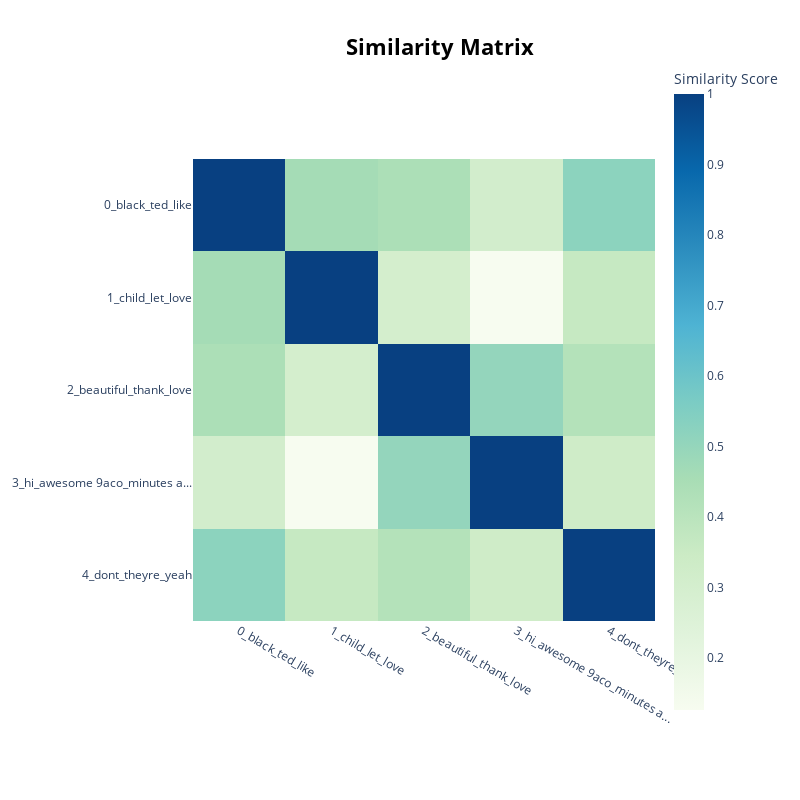

Source (notebook cell):
### Code cell
loaded_model.visualize_heatmap()

### Figure 1 — Plotly figure (JSON) as saved in the notebook; plotly's stock layout.template omitted (floating-point values rounded to 4 significant figures)
{"data": [{"coloraxis": "coloraxis", "hovertemplate": "x: %{x}<br>y: %{y}<br>Similarity Score: %{z}<extra></extra>", "name": "0", "type": "heatmap", "x": ["0_black_ted_like", "1_child_let_love", "2_beautiful_thank_love", "3_hi_awesome 9aco_minutes a...", "4_dont_theyre_yeah"], "xaxis": "x", "y": ["0_black_ted_like", "1_child_let_love", "2_beautiful_thank_love", "3_hi_awesome 9aco_minutes a...", "4_dont_theyre_yeah"], "yaxis": "y", "z": [[1, 0.4616, 0.4411, 0.3112, 0.5206], [0.4616, 1, 0.3035, 0.126, 0.363], [0.4411, 0.3035, 1.0, 0.5034, 0.4185], [0.3112, 0.126, 0.5034, 1.0, 0.329], [0.5206, 0.363, 0.4185, 0.329, 1.0]]}], "layout": {"coloraxis": {"colorbar": {"title": {"text": "Similarity Score"}}, "colorscale": [[0, "rgb(247,252,240)"], [0.125, "rgb(224,243,219)"], [0.25, "rgb(204,235,197)"], [0.375, "rgb(168,221,181)"], [0.5, "rgb(123,204,196)"], [0.625, "rgb(78,179,211)"], [0.75, "rgb(43,140,190)"], [0.875, "rgb(8,104,172)"], [1, "rgb(8,64,129)"]]}, "height": 800, "hoverlabel": {"bgcolor": "white", "font": {"family": "Rockwell", "size": 16}}, "legend": {"title": {"text": "Trend"}}, "margin": {"t": 60}, "showlegend": true, "title": {"font": {"color": "Black", "size": 22}, "text": "<b>Similarity Matrix</b>", "x": 0.55, "xanchor": "center", "y": 0.95, "yanchor": "top"}, "width": 800, "xaxis": {"anchor": "y", "constrain": "domain", "domain": [0, 1], "scaleanchor": "y"}, "yaxis": {"anchor": "x", "autorange": "reversed", "constrain": "domain", "domain": [0, 1]}}}
